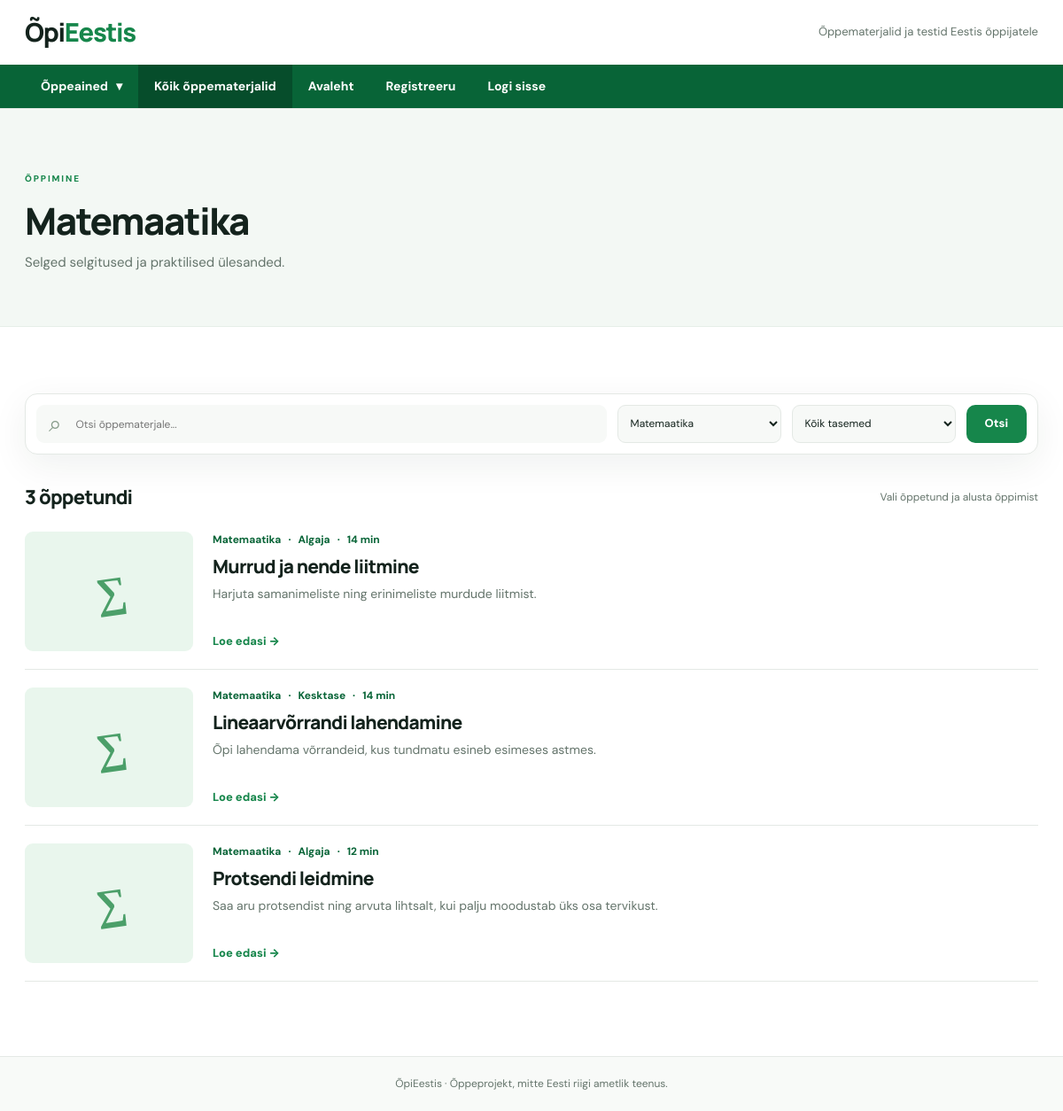
Page /lessons?subject=2 on the committed database.
### tables this page shows
CREATE TABLE IF NOT EXISTS subjects (
 id INT AUTO_INCREMENT PRIMARY KEY,
 name VARCHAR(90) NOT NULL,
 slug VARCHAR(90) NOT NULL UNIQUE,
 description VARCHAR(255) NOT NULL,
 icon VARCHAR(10) NOT NULL,
 tone ENUM('green','lilac','blue','peach') NOT NULL DEFAULT 'green',
 sort_order INT NOT NULL DEFAULT 0
);

CREATE TABLE IF NOT EXISTS lessons (
 id INT AUTO_INCREMENT PRIMARY KEY,
 subject_id INT NOT NULL,
 author_id INT NULL,
 title VARCHAR(255) NOT NULL,
 summary VARCHAR(320) NOT NULL,
 body TEXT NOT NULL,
 level ENUM('Algaja','Kesktase','Edasijõudnu') NOT NULL DEFAULT 'Algaja',
 duration_min SMALLINT UNSIGNED NOT NULL DEFAULT 10,
 cover_image MEDIUMBLOB NULL,
 cover_mime VARCHAR(30) NULL,
 published TINYINT(1) NOT NULL DEFAULT 1,
 created_at TIMESTAMP NOT NULL DEFAULT CURRENT_TIMESTAMP,
 updated_at TIMESTAMP NOT NULL DEFAULT CURRENT_TIMESTAMP ON UPDATE CURRENT_TIMESTAMP,
 CONSTRAINT fk_lessons_subject FOREIGN KEY (subject_id) REFERENCES subjects(id),
 CONSTRAINT fk_lessons_author FOREIGN KEY (author_id) REFERENCES users(id) ON DELETE SET NULL,
 INDEX idx_lesson_subject (subject_id,published)
);

### inc/bootstrap.php (called while the page is built, shortened)
<?php
function url(string $path = ''): string { return (BASE_PATH ?: '') . '/' . ltrim($path, '/'); }
function e($value): string { return htmlspecialchars((string)$value, ENT_QUOTES | ENT_SUBSTITUTE, 'UTF-8'); }
function render(string $template, array $data = []): void {
    extract($data, EXTR_SKIP);
    require __DIR__ . '/../view/' . $template . '.php';
    require __DIR__ . '/../view/layout.php';
}

### controller/Controller.php (called while the page is built, shortened)
<?php
class Controller {
    public static function lessons(): void {
        $subject=filter_input(INPUT_GET,'subject',FILTER_VALIDATE_INT) ?: null;
        $subjectData=$subject ? Subject::find($subject):null;
        $search=mb_substr(trim((string)($_GET['q']??'')),0,100);
        $level=(string)($_GET['level']??'');
        render('lessons',['lessons'=>Lesson::list($subject,$search,$level),'subjects'=>Subject::all(),'selectedSubject'=>$subject,'subjectData'=>$subjectData,'search'=>$search,'level'=>$level,'title'=>$subjectData?$subjectData['name'].' · Õppetunnid':'Kõik õppetunnid']);
    }
}

### index.php (called while the page is built, shortened)
<?php
require __DIR__.'/inc/bootstrap.php';
require __DIR__.'/inc/db.php';
require __DIR__.'/controller/Controller.php';
require __DIR__.'/route/routing.php';

### inc/db.php (called while the page is built, shortened)
<?php
function db(): PDO {
    static $pdo = null;
    if ($pdo === null) {
        $host = getenv('OPI_DB_HOST') ?: '127.0.0.1';
        $name = getenv('OPI_DB_NAME') ?: 'opi_eestis';
        $user = getenv('OPI_DB_USER') ?: 'root';
        $pass = getenv('OPI_DB_PASSWORD') ?: '';
        $pdo = new PDO("mysql:host={$host};dbname={$name};charset=utf8mb4", $user, $pass, [
            PDO::ATTR_ERRMODE => PDO::ERRMODE_EXCEPTION,
            PDO::ATTR_DEFAULT_FETCH_MODE => PDO::FETCH_ASSOC,
            PDO::ATTR_EMULATE_PREPARES => false,
        ]);
    }
    return $pdo;
}

### model/Subject.php (called while the page is built, shortened)
<?php
class Subject {
    public static function all(): array { return db()->query('SELECT s.*, (SELECT COUNT(*) FROM lessons l WHERE l.subject_id=s.id AND l.published=1) AS lesson_count FROM subjects s ORDER BY s.sort_order,s.id')->fetchAll(); }
    public static function find(int $id): ?array { $q=db()->prepare('SELECT * FROM subjects WHERE id=?'); $q->execute([$id]); return $q->fetch() ?: null; }
}

### model/Lesson.php (called while the page is built, shortened)
<?php
class Lesson {
    public static function list(?int $subject=null, string $search='', string $level=''): array {
        $sql='SELECT '.self::FIELDS.' FROM lessons l JOIN subjects s ON s.id=l.subject_id WHERE l.published=1'; $params=[];
        if ($subject !== null) { $sql.=' AND l.subject_id=?'; $params[]=$subject; }
        $sql.=' ORDER BY l.id DESC'; $q=db()->prepare($sql); $q->execute($params); return $q->fetchAll();
    }
}

### view/partials/lesson-card.php (the view)
<article class="lesson-card">
    <a class="card-cover tone-<?= e($lesson['subject_tone']) ?>" href="<?= e(url('lesson?id=' . (int)$lesson['id'])) ?>" aria-label="Ava õppematerjal: <?= e($lesson['title']) ?>">
        <?php if ($lesson['cover_mime']): ?>
            <img src="<?= e(url('image?id=' . (int)$lesson['id'])) ?>" alt="" loading="lazy">
        <?php else: ?>
            <span class="cover-symbol" aria-hidden="true"><?= e($lesson['subject_icon']) ?></span>
        <?php endif; ?>
    </a>
    <div class="card-body">
        <div class="card-meta"><span><?= e($lesson['subject_name']) ?></span><span aria-hidden="true">·</span><span><?= e($lesson['level']) ?></span><span aria-hidden="true">·</span><span><?= (int)$lesson['duration_min'] ?> min</span></div>
        <h3><a href="<?= e(url('lesson?id=' . (int)$lesson['id'])) ?>"><?= e($lesson['title']) ?></a></h3>
        <p><?= e($lesson['summary']) ?></p>
        <a class="text-link" href="<?= e(url('lesson?id=' . (int)$lesson['id'])) ?>">Loe edasi →</a>
    </div>
</article>

### view/lessons.php (shortened to what this page needs)
<section class="page-heading"><div class="site-width"><span class="section-label">ÕPPIMINE</span><h1><?= e($subjectData['name'] ?? 'Kõik õppetunnid') ?></h1><p><?= e($subjectData['description'] ?? 'Vali sobiv teema, õpi ning pane oma teadmised proovile.') ?></p></div></section>
<section class="site-width section"><form class="filter-bar" action="<?= e(url('lessons')) ?>" method="get" role="search"><label class="filter-search"><span class="sr-only">Otsi õppematerjale</span><span aria-hidden="true">⌕</span><input name="q" value="<?= e($search) ?>" placeholder="Otsi õppematerjale..."></label><label><span class="sr-only">Õppeaine</span><select name="subject"><option value="">Kõik õppeained</option><?php foreach ($subjects as $subject): ?><option value="<?= (int)$subject['id'] ?>" <?= $selectedSubject===(int)$subject['id']?'selected':'' ?>><?= e($subject['name']) ?></option><?php endforeach; ?></select></label><label><span class="sr-only">Raskusaste</span><select name="level"><option value="">Kõik tasemed</option><?php foreach (['Algaja','Kesktase','Edasijõudnu'] as $option): ?><option value="<?= e($option) ?>" <?= $level===$option?'selected':'' ?>><?= e($option) ?></option><?php endforeach; ?></select></label><button class="btn btn-primary" type="submit">Otsi</button></form><div class="results-heading"><h2><?= count($lessons) ?> õppetundi</h2><span>Vali õppetund ja alusta õppimist</span></div><?php if ($lessons): ?><div class="lesson-grid news-list"><?php foreach ($lessons as $lesson) include __DIR__.'/partials/lesson-card.php'; ?></div><?php else: ?><div class="empty-state"><h3>Õppetunde ei leitud</h3><p>Proovi teist otsingusõna või eemalda filtrid.</p><a class="btn btn-outline" href="<?= e(url('lessons')) ?>">Tühjenda filtrid</a></div><?php endif; ?></section>

### assets/style.css (style rules this page uses)
:root { --ink:#14231d;--sub:#64746b;--green:#16864b;--green-dark:#086437;--green-soft:#e9f6ed;--line:#e4e9e5;--paper:#fff;--wash:#f6f8f6;--radius:17px;--shadow:0 12px 42px rgba(19,48,31,.065) }
* { box-sizing:border-box }
html { scroll-behavior:smooth }
body { margin:0;color:var(--ink);font:16px/1.6 'DM Sans','Manrope',system-ui,-apple-system,'Segoe UI',sans-serif;background:#fff }
a { color:inherit;text-decoration:none }
button,input,textarea,select { font:inherit }
button { cursor:pointer }
h1,h2,h3,p { margin-top:0 }
h1,h2,h3 { font-family:Manrope,'DM Sans',sans-serif;line-height:1.2;letter-spacing:-.035em }
h1 { font-weight:800 }
h2,h3 { font-weight:800 }
p { color:var(--sub) }
.site-width { max-width:1220px;margin:0 auto;padding-left:28px;padding-right:28px }
.btn { border:1px solid transparent;display:inline-flex;align-items:center;justify-content:center;gap:23px;border-radius:10px;padding:11px 20px;font-size:13px;font-weight:800;line-height:1.3;transition:background .18s,transform .18s,color .18s;white-space:nowrap }
.btn-primary { background:var(--green);color:#fff }
.eyebrow,.section-label { font-size:10px;letter-spacing:.19em;font-weight:800;color:var(--green);text-transform:uppercase }
.section { padding-top:75px;padding-bottom:84px }
.text-link { font-size:13px;font-weight:800;color:var(--green);display:inline-flex;gap:9px;align-items:center }
.lesson-grid { display:grid;grid-template-columns:repeat(3,minmax(0,1fr));gap:22px }
.lesson-card { border:1px solid #e8eae8;background:#fff;border-radius:var(--radius);overflow:hidden;box-shadow:0 8px 25px rgba(15,43,26,.03);display:flex;flex-direction:column;transition:transform .2s,box-shadow .2s }
.card-cover { display:flex;align-items:center;justify-content:center;position:relative;overflow:hidden;aspect-ratio:1.85;background:#e6f3e8 }
.cover-symbol { font:800 clamp(37px,5vw,66px)/1 Manrope;letter-spacing:-.07em;color:#4b9f69;z-index:1;transform:rotate(-8deg) }
.card-body { padding:23px;display:flex;flex-direction:column;flex:1 }
.card-meta { color:#83a28c;font-size:11px;font-weight:700;display:flex;gap:8px }
.card-body h3 { font-size:17px;margin:10px 0 9px }
.card-body p { font-size:12px;line-height:1.8;margin-bottom:23px }
.card-body .text-link { margin-top:auto }
.page-heading { background:#f3f8f4;padding:64px 0 60px;border-bottom:1px solid #e6eee8 }
.page-heading h1 { font-size:clamp(32px,3.5vw,49px);margin:11px 0 10px }
.page-heading p { max-width:700px;margin:0;font-size:15px }
.filter-bar { display:flex;gap:12px;align-items:center;background:#fff;border:1px solid var(--line);padding:12px;border-radius:14px;box-shadow:var(--shadow) }
.filter-bar label { flex:0 1 185px }
.filter-bar .filter-search { flex:1;display:flex;align-items:center;gap:6px;padding:0 14px;background:#f7f9f7;border-radius:9px }
.filter-search span { font-size:26px;color:#859a88 }
.filter-bar input,.filter-bar select { height:43px;width:100%;border:1px solid var(--line);border-radius:9px;background:#f7f9f7;padding:0 10px;color:var(--ink);font-size:12px;outline:0 }
.filter-bar .filter-search input { border:0;background:transparent }
.filter-bar .btn { height:43px }
.results-heading { display:flex;justify-content:space-between;align-items:center;gap:16px;margin:35px 0 25px }
.results-heading h2 { font-size:22px;margin:0 }
.results-heading>span { font-size:12px;color:var(--sub) }
.lesson-grid.news-list { display:flex;flex-direction:column;gap:0 }
.news-list .lesson-card { display:grid;grid-template-columns:190px minmax(0,1fr);gap:22px;border:0;border-radius:0;box-shadow:none;border-bottom:1px solid var(--line);padding:20px 0;transition:none }
.news-list .lesson-card:first-child { padding-top:0 }
.news-list .card-cover { height:135px;aspect-ratio:auto;border-radius:9px }
.news-list .cover-symbol { font-size:48px }
.news-list .card-body { padding:0;min-width:0 }
.news-list .card-meta { color:var(--green-dark);font-size:12px;flex-wrap:wrap }
.news-list .card-body h3 { font-size:21px;margin:8px 0 7px }
.news-list .card-body p { font-size:14px;line-height:1.6;margin-bottom:12px }
.news-list .text-link { font-size:13px }
.tone-lilac,.tone-blue,.tone-peach,.tone-green { background:#e9f6ed }

### rows in the picture
subjects: name "Matemaatika", description "Selged selgitused ja praktilised ülesanded."
lessons: subject.icon "∑", subject.name "Matemaatika", level "Algaja", duration_min "14", title "Murrud ja nende liitmine", summary "Harjuta samanimeliste ning erinimeliste murdude liitmist."
lessons: subject.icon "∑", subject.name "Matemaatika", level "Kesktase", duration_min "14", title "Lineaarvõrrandi lahendamine", summary "Õpi lahendama võrrandeid, kus tundmatu esineb esimeses astmes."
lessons: subject.icon "∑", subject.name "Matemaatika", level "Algaja", duration_min "12", title "Protsendi leidmine", summary "Saa aru protsendist ning arvuta lihtsalt, kui palju moodustab üks osa tervikust."

### other values in the picture
count($lessons) "3"
form field subject "Matemaatika"
